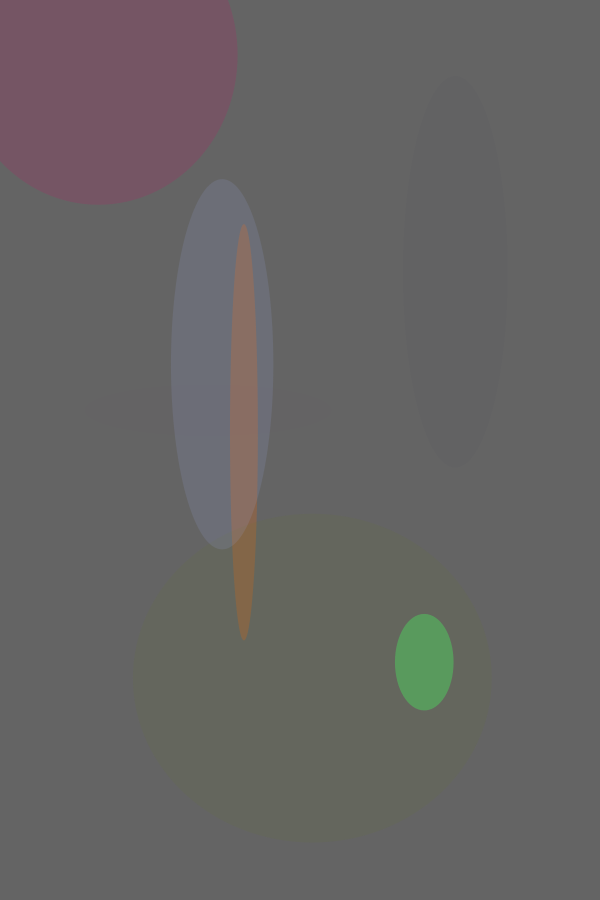
Frame 1 (no input)
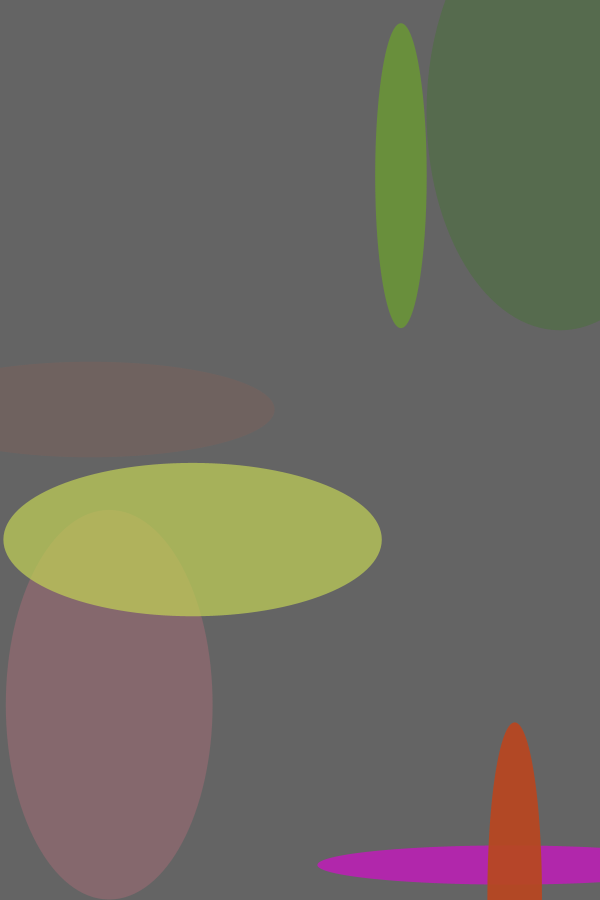
Frame 60 (the mouse pressed at the canvas centre just before this capture)
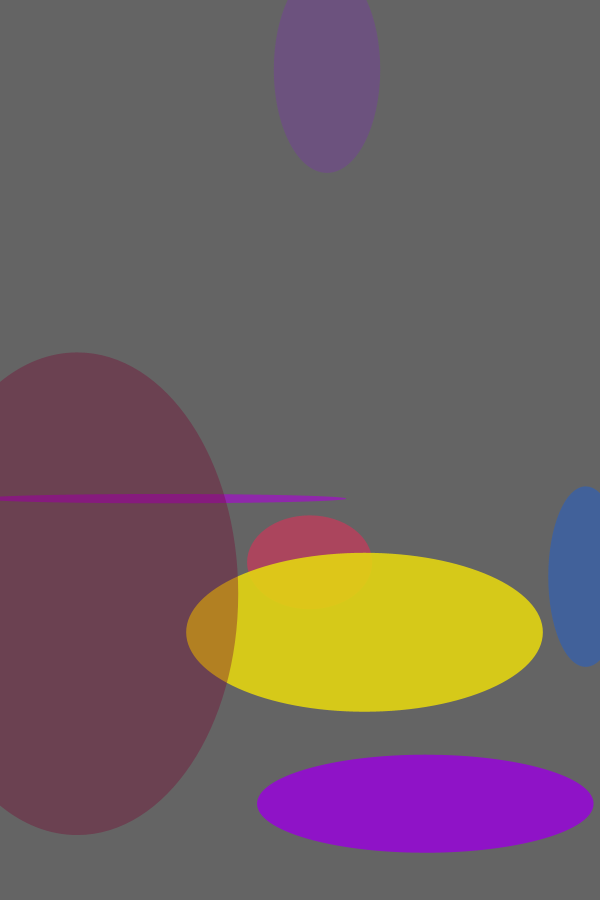
Frame 120 (the mouse held since frame 60 and released just before this capture)

The Processing sketch that drew these frames (run headless with seeded random() and noise(); from frame 60 on, the mouse is pressed at the canvas centre):

// Processing sketch: processing_131021
// ── processing_131021.pde

void setup(){
  size(600,900);
}
void draw(){
  circle();
  background(100);
  circle();circle();circle();circle();circle();circle();circle();
}

void circle(){
  noStroke();
  fill(random(255),random(255),random(255),random(255));
  ellipse(random(600),random(900),random(400),random(500));
}
